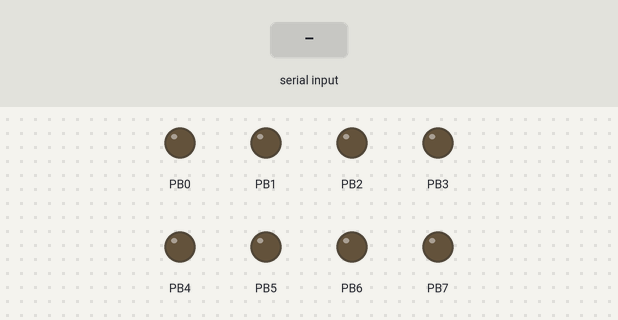
The program below on a simulated ATmega16, built with avr-gcc and emulated at 8 MHz. Parts: output pins drawn as LEDs (lit = HIGH). The test bench sets the inputs (shaded band).

Above: at 1.2 s.
1.3 s: "0" received over Serial
At 2.0 s:
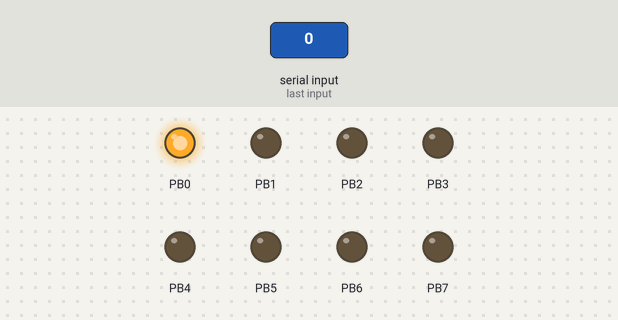
2.8 s: "1" received over Serial
At 3.1 s:
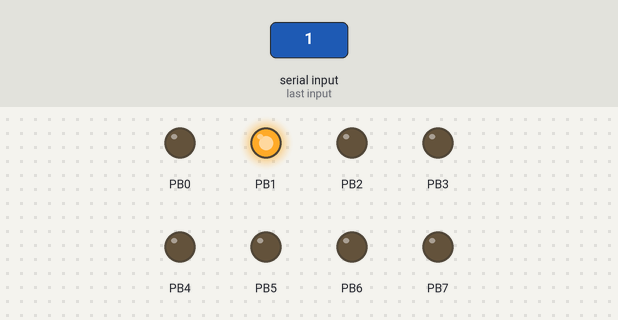
4.3 s: "2" received over Serial
At 5.5 s:
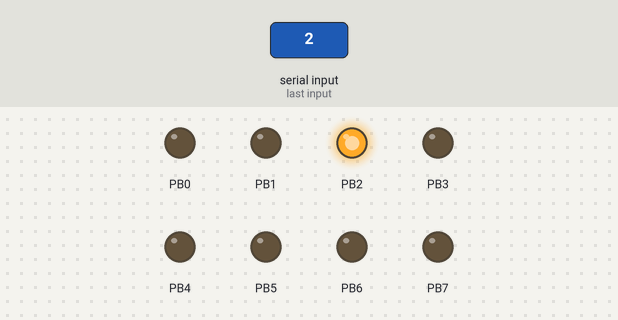
5.8 s: "3" received over Serial
At 6.6 s:
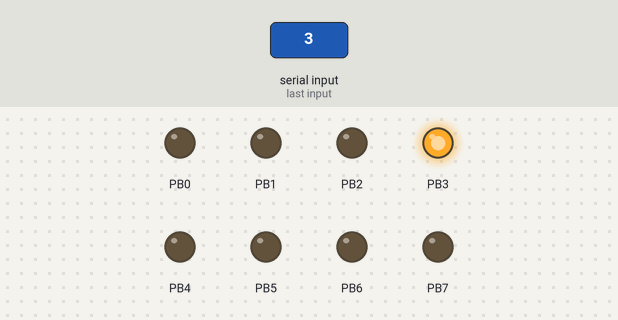
7.3 s: "4" received over Serial
At 7.8 s:
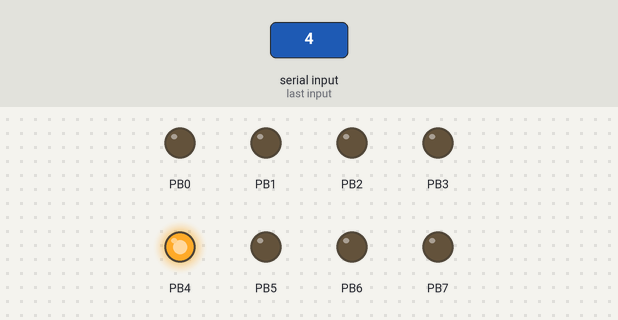
8.8 s: "5" received over Serial
At 10.1 s:
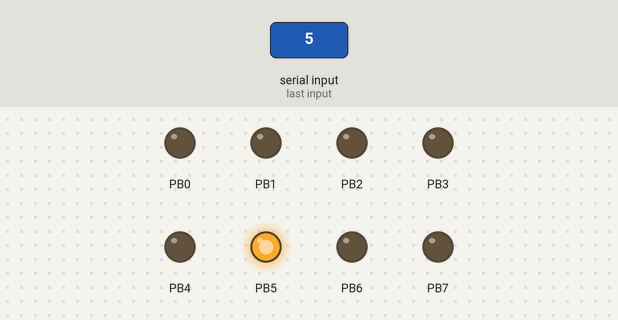
Timing chart, 0 to 11.3 s (numbered marks = the images above; inputs shaded):
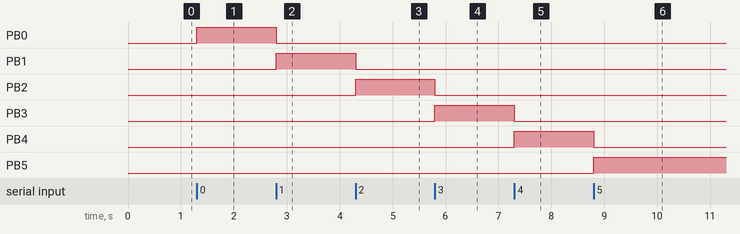

Measured:
- after the input at 1.3 s, PB0: LOW → HIGH at once
- after the input at 2.8 s, PB0: HIGH → LOW at once; PB1: LOW → HIGH at once
- after the input at 4.3 s, PB1: HIGH → LOW at once; PB2: LOW → HIGH at once
- after the input at 5.8 s, PB2: HIGH → LOW at once; PB3: LOW → HIGH at once
- after the input at 7.3 s, PB3: HIGH → LOW at once; PB4: LOW → HIGH at once
- after the input at 8.8 s, PB4: HIGH → LOW at once; PB5: LOW → HIGH at once

The program:

main.cpp
```cpp
/*
 * USART_Atmega16.cpp
 *
 * Created: 8/5/2021 2:16:24 PM
 * Author : Zbook 15 G2
 */
#define F_CPU 8000000UL
#include <util/delay.h>
#include <avr/io.h>
#include <stdio.h>
#include <avr/interrupt.h>

void USART_init()
{
	UBRRH = 0;     //Set baud rate 9600
	UBRRL = 51;
	UCSRA = 0x00;
	UCSRC = (1<<URSEL)|(1<<UCSZ1)|(1<<UCSZ0);
	UCSRB = (1<<RXEN)|(1<<RXCIE)|(1<<TXEN);
	sei();
}
void usart_getchar(char data)
{
	while((UCSRA&(1<<UDRE))==0);
	UDR = data;
	_delay_ms(1);
}
void usart_transmit(char *str)
{
	int i=0;
	while(str[i]!= 0)
	{
		usart_getchar(str[i]);
		i++;
	}
}
void usart_recived()
{
	while((UCSRA&(1<<RXC))==0);
}
int main(void)
{
	USART_init();
	DDRB = 0xFF;
	PORTB = 0x00;
    while (1)
    {

    }
}
ISR(USART_RXC_vect)
{
	char pc = UDR;
	switch(pc)
	{
		case '0': PORTB = 0b00000001;break;
		case '1': PORTB = 0b00000010;break;
		case '2': PORTB = 0b00000100;break;
		case '3': PORTB = 0b00001000;break;
		case '4': PORTB = 0b00010000;break;
		case '5': PORTB = 0b00100000;break;
		case '6': PORTB = 0b01000000;break;
		case '7': PORTB = 0b10000000;break;
		case '8': PORTB = 0b11111111;break;
		default:PORTB = 0b00000000;break;
	}
}
```
